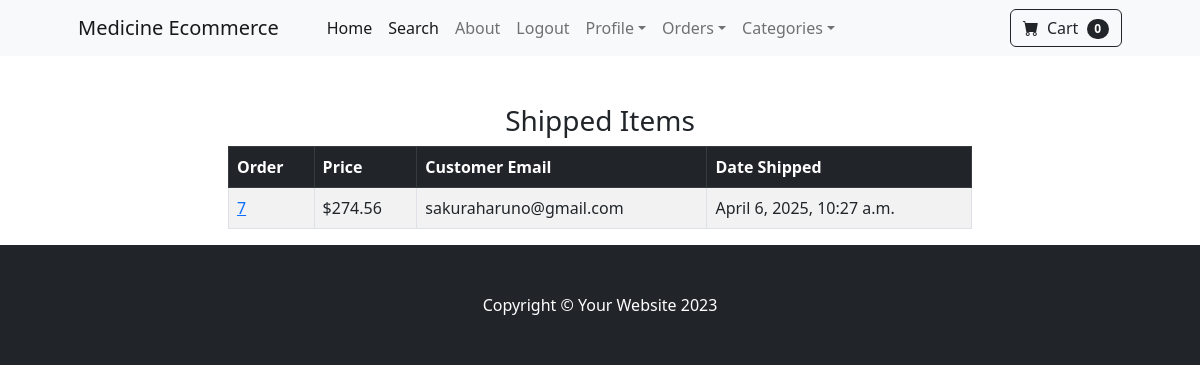
The page /payment/shipped_dash (signed in) on the database its author committed.
### payment/models.py (models this page shows, shortened)
class Order(models.Model):
	user = models.ForeignKey(User, on_delete=models.CASCADE, null=True, blank=True)
	full_name = models.CharField(max_length=250)
	email = models.EmailField(max_length=250)
	shipping_address = models.TextField(max_length=15000)
	amount_paid = models.DecimalField(max_digits=7, decimal_places=2)
	date_ordered = models.DateTimeField(auto_now_add=True)
	shipped = models.BooleanField(default=False)
	date_shipped = models.DateTimeField(blank=True, null=True)

### payment/views.py (the view, shortened to what this page needs)
# urls.py: path('shipped_dash',views.shipped_dash, name='shipped_dash'),
def shipped_dash(request):
	if request.user.is_authenticated and request.user.is_superuser:
		orders = Order.objects.filter(shipped=True)
		return render(request, "shipped_dash.html", {"orders":orders})
	else:
		messages.success(request, "Access Denied")
		return redirect('home')

### cart/cart.py (called while the page is built)
    def __len__(self):
        return len(self.cart)

### cart/context_processors.py (called while the page is built)
def cart(request):
    return {'cart': Cart(request)}

### payment/templates/shipped_dash.html
{% extends "base.html" %}
{% block content %}
    <div class = "container">
        <div class="row">
            <center>
                <div class="col-8">
                    <br></br>
                    <h3>Shipped Items</h3>
                    <table class="table table-striped table-bordered table-hover">
                        <thead class="table-dark">
                          <tr>
                            <th scope="col">Order</th>
                            <th scope="col">Price</th>
                            <th scope="col">Customer Email</th>
                            <th scope="col">Date Shipped</th>
                          </tr>
                        </thead>
                        <tbody>
                        {% for item in orders %}
                          <tr>
                            <td><a href="{% url 'orders' item.id %}">{{item.id}}</a></td>
                            <td>${{item.amount_paid}}</td>
                            <td>{{item.email}}</td>
                            <td>{{item.date_shipped}}</td>
                          </tr>
                        </tbody>
                        {% endfor %}
                      </table>
                </div>
            </center>
        </div>
    </div>
{%endblock%}

### rows shown on the page
Order: id "7", amount_paid "274.56", email "sakuraharuno@gmail.com", date_shipped "April 6, 2025, 10:27 a.m."

### other values the page prints
{{ cart|length }} "0"
